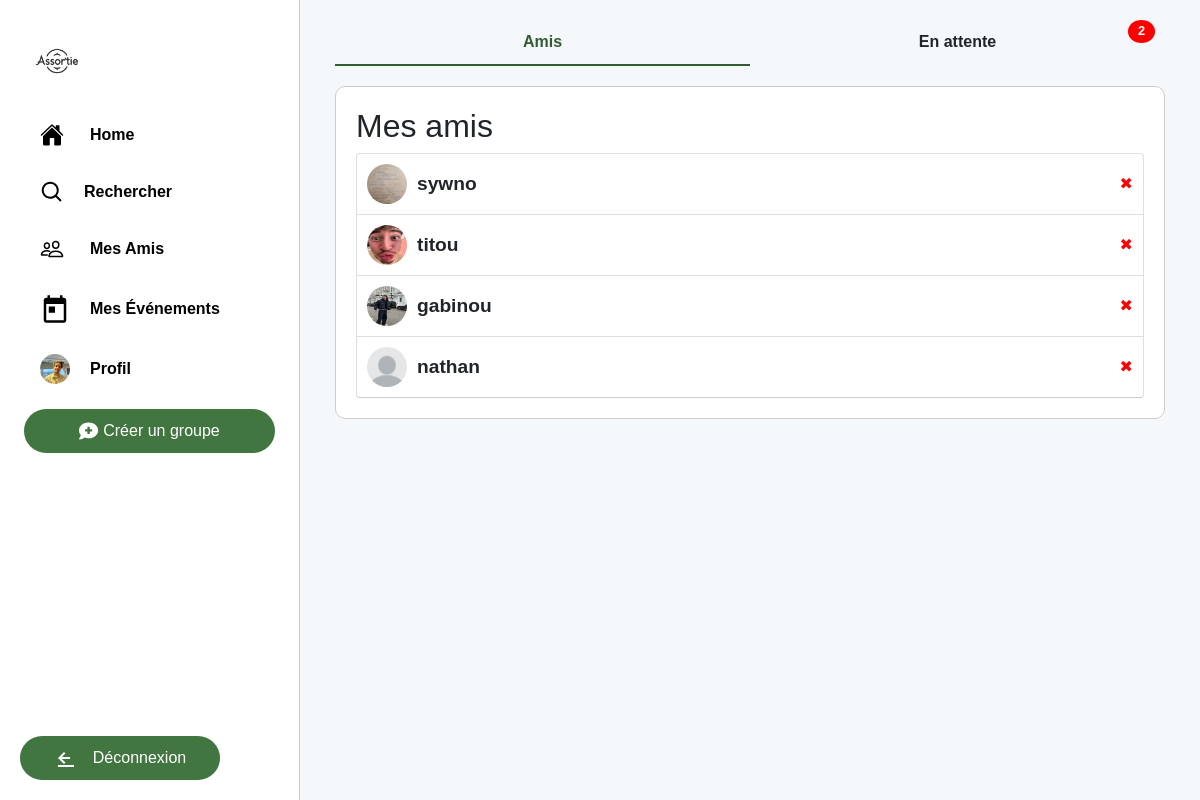
The app's page /sorties/view_friends/ (signed in) with its own data.
### sorties/models.py (models this page shows, shortened)
class Profile(models.Model):
    user = models.OneToOneField(User, on_delete=models.CASCADE, unique=True)
    friends = models.ManyToManyField('self', blank=True)
    photo = models.ImageField(upload_to='profile_pics/', blank=True, null=True, default='profile_pics/default_profile.jpg')
    other_profile_field = models.CharField(max_length=100, blank=True, null=True)  # Exemple de champ supplémentaire

### sorties/views.py (the view)
# urls.py: path('view_friends/', views.view_friends, name='view_friends'),
@login_required
def view_friends(request):
    friends = request.user.profile.friends.all()
    friend_requests = FriendRequest.objects.filter(to_user=request.user)
    pending_requests_count = friend_requests.count()
    context = {
        'friends': friends,
        'friend_requests': friend_requests,
        'pending_requests_count': pending_requests_count
    }
    return render(request, 'sorties/view_friends.html', context)

### sorties/templates/sorties/view_friends.html (shortened to what this page needs)
{% extends "sorties/base.html" %}
{% block content %}
    <div class="tabs">
        <div class="tab active" id="tab-friends">Amis</div>
        <div class="tab" id="tab-requests">En attente
            {% if pending_requests_count > 0 %}
                <span class="badge">{{ pending_requests_count }}</span>
            {% endif %}
        </div>
    </div>
    <div id="content-friends" class="tab-content active">
        <h2>Mes amis</h2>
        <ul class="list-group">
            {% for friend in friends %}
                <li class="list-group-item">
                    {% if friend.photo %}
                        <img src="{{ friend.photo.url }}" alt="Avatar">
                    {% else %}
                        <img src="https://via.placeholder.com/40" alt="Avatar">
                    {% endif %}
                    <span class="username">{{ friend.user.username }}</span>
                    <span class="remove-friend" data-friend-id="{{ friend.id }}">✖</span>
                </li>
            {% endfor %}
        </ul>
    </div>
{% endblock %}

### sorties/templates/sorties/base.html (shortened to what this page needs)
{% load static %}
<!DOCTYPE html>
<html>
<head>
    <link href="https://maxcdn.bootstrapcdn.com/bootstrap/4.0.0/css/bootstrap.min.css" rel="stylesheet">
</head>
<body>
    <div class="sidebar">
        <a href="{% url 'liste_groupes' %}" class="logo">
            <img src="{% static 'images/logo1.png' %}" alt="Logo">
        </a>
        <a href="{% url 'liste_groupes' %}" class="button_sidebar">
            <span class="text">Home</span>
        </a>
        <a href="{% url 'search_users' %}" class="button_sidebar">
            <span class="text">Rechercher</span>
        </a>
        <a href="{% url 'view_friends' %}" class="button_sidebar">
            <span class="text">Mes Amis</span>
        </a>
        <a href="{% url 'mes_evenements' %}" class="button_sidebar">
            <svg class="icon" viewBox="0 0 24 24" fill="currentColor" width="30" height="30">
                <path d="M19 3h-1V1h-2v2H8V1H6v2H5c-1.1 0-1.99.9-1.99 2L3 21c0 1.1.9 2 2 2h14c1.1 0 2-.9 2-2V5c0-1.1-.9-2-2-2zm0 18H5V8h14v13zM7 10h5v5H7z"></path>
            </svg>
            <span class="text">Mes Événements</span>
        </a>
        {% if user.is_authenticated %}
            <a href="{% url 'view_profile' request.user.username %}" class="button_sidebar">
                {% if user.profile.photo %}
                    <img src="{{ user.profile.photo.url }}" alt="Profile Photo" class="profile-photo">
                {% else %}
                    <svg class="icon" viewBox="0 0 24 24" fill="currentColor" width="24" height="24">
                        <path d="M20.7 7.3l-4-4a1 1 0 00-1.4 0l-9 9a1 1 0 00-.3.7v3a1 1 0 001 1h3a1 1 0 00.7-.3l9-9a1 1 0 000-1.4zM4 20h16a1 1 0 000-2H4a1 1 0 000 2zm7-7.6l5.6-5.6L16 4.4l-5.6 5.6L11 13v-1.6z"></path>
                    </svg>
                {% endif %}
                <span class="text">Profil</span>
            </a>
            <div class="button-container">
                <a href="{% url 'creer_groupe' %}" class="button">
                    <span>Créer un groupe</span>
                </a>
            </div>
            <div class="button_deco-container">
                <a href="{% url 'logout' %}" class="button_deco">
                    <svg class="icon" viewBox="0 0 24 24" fill="currentColor" width="24" height="24">
                        <path d="M16 13v-2H7.83l3.58-3.59L10 6l-6 6 6 6 1.41-1.41L7.83 13H16zm4 8H4v-2h16v2z"></path>
                    </svg>
                    <span>Déconnexion</span>
                </a>
            </div>
        {% endif %}
    </div>
    <div class="content">
        <div class="container">
            {% block content %}
            {% endblock %}
        </div>
    </div>
</body>
</html>

### sorties/templates/sorties/base.html (style rules this page uses)
body { margin: 0; font-family: 'Arial', sans-serif; display: flex; background-color: #f5f8fa; }
.sidebar { width: 25%; background-color: #fff; display: flex; flex-direction: column; align-items: flex-start; position: fixed; overflow-y: auto; transition: width 0.3s; border-right: 1px solid #ccc; padding-top: 10px; height: 100%; padding-bottom: 20px; }
.button_sidebar { display: flex; align-items: center; padding: 10px 20px; margin: 5px 20px; text-decoration: none; color: #000; border-radius: 30px; transition: box-shadow 0.3s, background-color 0.3s; width: auto; font-weight: bold; }
.button_sidebar .icon { margin-right: 15px; }
.button_sidebar .text { display: inline; margin-left: 5px; }
.profile-photo { border-radius: 50%; width: 30px; height: 30px; object-fit: cover; margin-right: 15px; }
.logo { display: flex; align-items: center; padding: 10px 2px; margin: 5px 20px 0; text-decoration: none; }
.logo img { width: 70px; height: 70px; object-fit: cover; transition: box-shadow 0.3s, background-color 0.3s; border-radius: 30px; }
.content { margin-left: 25%; padding: 20px; width: 75%; transition: margin-left 0.3s, width 0.3s; }
.button-container { display: flex; justify-content: center; width: 100%; padding-left: 10px; padding-right: 10px; padding-top: 10px; }
.button_deco { background-color: #427641; color: white; border: none; border-radius: 30px; padding: 10px 20px; font-size: 16px; cursor: pointer; display: flex; align-items: center; justify-content: center; transition: border-radius 0.3s, box-shadow 0.3s, background-color 0.3s; width: 90%; max-width: 200px; text-decoration: none; }
.button { background-color: #427641; color: white; border: none; border-radius: 30px; padding: 10px 20px; font-size: 16px; cursor: pointer; display: flex; align-items: center; justify-content: center; transition: border-radius 0.3s, box-shadow 0.3s, background-color 0.3s; width: 90%; max-width: 2000px; text-decoration: none; }
.button_deco .icon, .button_deco .text { margin-right: 15px; }
.button_deco-container { position: absolute; bottom: 20px; left: 20px; width: 90%; }

### sorties/templates/sorties/view_friends.html (style rules this page uses)
.tabs { display: flex; justify-content: center; margin-bottom: 20px; }
.tab { cursor: pointer; text-align: center; transition: all 0.3s; padding: 10px 20px; flex: 1; font-weight: bold; border-bottom: 2px solid transparent; position: relative; }
.tab.active { border-bottom: 2px solid #345c33; color: #345c33; }
.tab .badge { position: absolute; top: 0; right: 10px; background-color: red; color: white; border-radius: 50%; padding: 5px 10px; font-size: 0.8em; }
.tab-content { display: none; background-color: #fff; border: 1px solid #ccc; border-radius: 10px; padding: 20px; margin-top: 20px; }
.tab-content.active { display: block; }
.list-group { padding: 0; list-style: none; }
.list-group-item { display: flex; align-items: center; padding: 10px; border-bottom: 1px solid #ccc; transition: background-color 0.3s; }
.list-group-item img { width: 40px; height: 40px; border-radius: 50%; margin-right: 10px; }
.list-group-item .username { font-size: 1.2em; font-weight: bold; flex-grow: 1; }
.remove-friend { color: red; cursor: pointer; margin-left: 10px; }

### records on screen
Profile: photo (picture), user.username "sywno"
Profile: photo (picture), user.username "titou"
Profile: photo (picture), user.username "gabinou"
Profile: photo (placeholder picture), user.username "nathan"

### other values on screen
{{ pending_requests_count }} "2"
